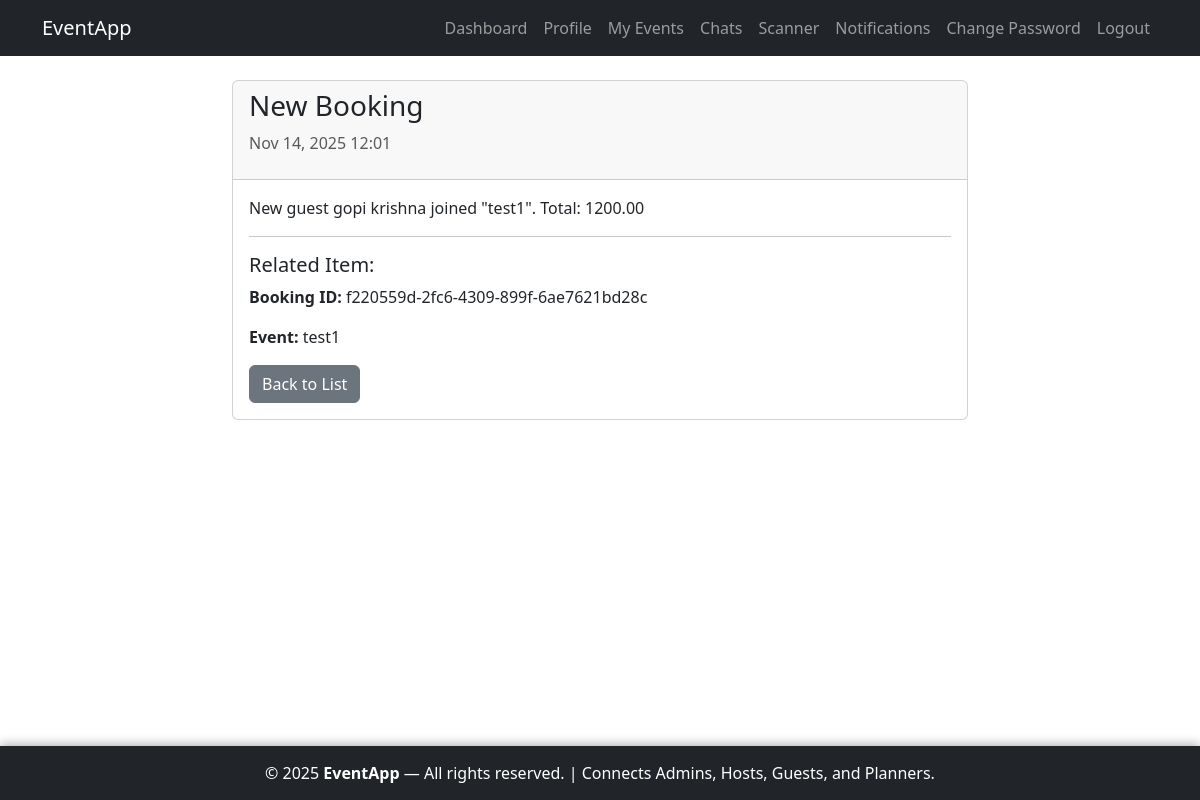
Page /notifications/52/ (signed in) on the committed database.
### notifications/models.py (models this page shows, shortened)
class Notification(models.Model):
    TYPE_CHOICES = [
        ('proposal_submitted', 'Proposal Submitted'),
        ('proposal_accepted', 'Proposal Accepted'),
        ('booking_created', 'New Booking'),
        ('event_created', 'New Event'),
        ('general', 'General Alert'),
    ]
    recipient = models.ForeignKey(settings.AUTH_USER_MODEL, on_delete=models.CASCADE, related_name='notifications')
    notification_type = models.CharField(max_length=20, choices=TYPE_CHOICES)
    message = models.TextField()
    related_object_id = models.PositiveIntegerField(null=True, blank=True)  # e.g., Proposal/Booking ID
    related_model = models.CharField(max_length=50, null=True, blank=True)  # e.g., 'host.proposal'
    is_read = models.BooleanField(default=False)
    created_at = models.DateTimeField(auto_now_add=True)
    class Meta:
        ordering = ['-created_at']
    @property
    def related_object(self):
        if self.related_object_id and self.related_model:
            model_class = apps.get_model(self.related_model)
            return model_class.objects.get(id=self.related_object_id)
        return None

### guest/models.py (models this page shows, shortened)
class Booking(models.Model):
    STATUS_CHOICES = [
        ('confirmed', 'Confirmed'),
        ('cancelled', 'Cancelled'),
    ]
    guest = models.ForeignKey(
        settings.AUTH_USER_MODEL,
        on_delete=models.CASCADE,
        related_name='bookings'
    )
    event = models.ForeignKey(
        'host.Event',
        on_delete=models.CASCADE,
        related_name='bookings'
    )
    booking_id = models.UUIDField(default=uuid.uuid4, editable=False, unique=True)
    ticket_quantity = models.PositiveIntegerField(default=1)
    total_amount = models.DecimalField(max_digits=10, decimal_places=2)
    status = models.CharField(max_length=10, choices=STATUS_CHOICES, default='pending')
    qrcode = models.ImageField(upload_to='qrcodes/', blank=True, null=True)
    created_at = models.DateTimeField(auto_now_add=True)
    is_used = models.BooleanField(default=False)
    scanned_at = models.DateTimeField(null=True, blank=True)
    class Meta:
        ordering = ['-created_at']

### host/models.py (models this page shows, shortened)
class Event(models.Model):
    NEEDS_CHOICES = [
        ('catering', 'Catering'),
        ('decorations', 'Decorations'),
        ('photography', 'Photography'),
        ('music', 'Music/DJ'),
        ('venue', 'Venue Setup'),
        ('other', 'Other'),
    ]
    host = models.ForeignKey(settings.AUTH_USER_MODEL, on_delete=models.CASCADE, related_name='events')
    name = models.CharField(max_length=255)
    start_date = models.DateTimeField()
    end_date = models.DateTimeField()
    budget = models.DecimalField(max_digits=10, decimal_places=2)
    guest_count = models.PositiveIntegerField()
    needs = models.CharField(max_length=255, blank=True)
    banner = models.ImageField(upload_to='events/', blank=True, null=True)
    venue_details = models.TextField(blank=True)
    created_at = models.DateTimeField(auto_now_add=True)
    updated_at = models.DateTimeField(auto_now=True)
    class Meta:
        ordering = ['-created_at']

### notifications/views.py (the view)
# urls.py: path('<int:pk>/', views.NotificationDetailView.as_view(), name='notification_detail'),
class NotificationDetailView(LoginRequiredMixin, DetailView):
    model = Notification
    template_name = 'notifications/notification_detail.html'
    context_object_name = 'notification'
    def get_queryset(self):
        return Notification.objects.filter(recipient=self.request.user)
    def get(self, request, *args, **kwargs):
        self.object = self.get_object()
        if not self.object.is_read:
            self.object.is_read = True
            self.object.save(update_fields=['is_read'])
        context = self.get_context_data(object=self.object)
        return self.render_to_response(context)

### notifications/templates/notifications/notification_detail.html (shortened to what this page needs)
{% extends 'accounts/base.html' %}
{% block content %}
<div class="row justify-content-center">
    <div class="col-md-8">
        <div class="card">
            <div class="card-header">
                <h3>{{ notification.get_notification_type_display }}</h3>
                <p class="text-muted">{{ notification.created_at|date:"M d, Y H:i" }}</p>
            </div>
            <div class="card-body">
                <p>{{ notification.message }}</p>
                {% if notification.related_object %}
                    <hr>
                    <h5>Related Item:</h5>
                    {% if notification.related_model == 'host.proposal' %}
                        <p><strong>Proposal Amount:</strong> ₹{{ notification.related_object.amount }}</p>
                        <p><strong>Event:</strong> {{ notification.related_object.event.name }}</p>
                    {% elif notification.related_model == 'guest.booking' %}
                        <p><strong>Booking ID:</strong> {{ notification.related_object.booking_id }}</p>
                        <p><strong>Event:</strong> {{ notification.related_object.event.name }}</p>
                    {% elif notification.related_model == 'host.event' %}
                        <p><strong>Event:</strong> {{ notification.related_object.name }}</p>
                    {% endif %}
                {% endif %}
                <a href="{% url 'notifications:notification_list' %}" class="btn btn-secondary">Back to List</a>
            </div>
        </div>
    </div>
</div>
{% endblock %}

### accounts/templates/accounts/base.html (style rules this page uses)
html, body { height: 100%; margin: 0; }
body { display: flex; flex-direction: column; min-height: 100vh; }

### rows in the picture
Notification: notification_type "New Booking", created_at "Nov 14, 2025 12:01", message "New guest gopi krishna joined \"test1\". Total: 1200.00", related_object.booking_id "f220559d-2fc6-4309-899f-6ae7621bd28c", related_object.event.name "test1"
